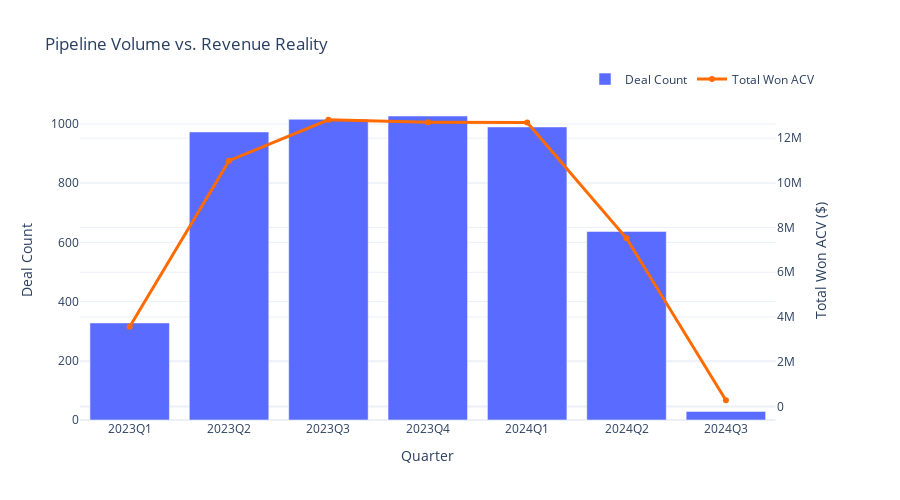

Write notebook code for a chart like this one.
### Markdown cell above
**Business Insight:**

The CRO’s focus on win rate misses the real threat: sales cycles have lengthened by 30% year-over-year, while win rates remain volatile but flat. This means SkyGeni’s revenue engine is slowing down—deals take longer to close, delaying revenue and increasing risk. A 30% longer cycle translates to 30% slower revenue recognition, even with a healthy pipeline. 

**Action:**
Investigate which sales stages (e.g., Demo, Negotiation) are causing the slowdown and prioritize process improvements there.

### Code cell
# Chart 2: Pipeline Volume vs. Revenue Reality
quarterly['total_won_acv'] = df[df['outcome']=='Won'].groupby('quarter')['deal_amount'].sum().reindex(quarterly['quarter']).values

fig2 = make_subplots(specs=[[{"secondary_y": True}]])
fig2.add_trace(
    go.Bar(x=quarterly['quarter'].astype(str), y=quarterly['deal_id'],
           name='Deal Count', marker_color='#5A6BFF'),
    secondary_y=False
)
fig2.add_trace(
    go.Scatter(x=quarterly['quarter'].astype(str), y=quarterly['total_won_acv'],
               mode='lines+markers', name='Total Won ACV',
               line=dict(color='#FF6B00', width=3)),
    secondary_y=True
)
fig2.update_layout(
    title='Pipeline Volume vs. Revenue Reality',
    xaxis_title='Quarter',
    yaxis_title='Deal Count',
    legend=dict(orientation='h', yanchor='bottom', y=1.02, xanchor='right', x=1),
    template='plotly_white',
    height=500
)
fig2.update_yaxes(title_text='Total Won ACV ($)', secondary_y=True)
fig2.show()

### Figure 1 — Plotly figure (JSON) as saved in the notebook; plotly's stock layout.template omitted (floating-point values rounded to 4 significant figures)
{"data": [{"marker": {"color": "#5A6BFF"}, "name": "Deal Count", "type": "bar", "x": ["2023Q1", "2023Q2", "2023Q3", "2023Q4", "2024Q1", "2024Q2", "2024Q3"], "xaxis": "x", "y": [328, 973, 1016, 1027, 990, 637, 29], "yaxis": "y"}, {"line": {"color": "#FF6B00", "width": 3}, "mode": "lines+markers", "name": "Total Won ACV", "type": "scatter", "x": ["2023Q1", "2023Q2", "2023Q3", "2023Q4", "2024Q1", "2024Q2", "2024Q3"], "xaxis": "x", "y": [3565155, 10990875, 12822748, 12714626, 12702445, 7518918, 274511], "yaxis": "y2"}], "layout": {"height": 500, "legend": {"orientation": "h", "x": 1, "xanchor": "right", "y": 1.02, "yanchor": "bottom"}, "title": {"text": "Pipeline Volume vs. Revenue Reality"}, "xaxis": {"anchor": "y", "domain": [0, 0.94], "title": {"text": "Quarter"}}, "yaxis": {"anchor": "x", "domain": [0, 1], "title": {"text": "Deal Count"}}, "yaxis2": {"anchor": "x", "overlaying": "y", "side": "right", "title": {"text": "Total Won ACV ($)"}}}}
